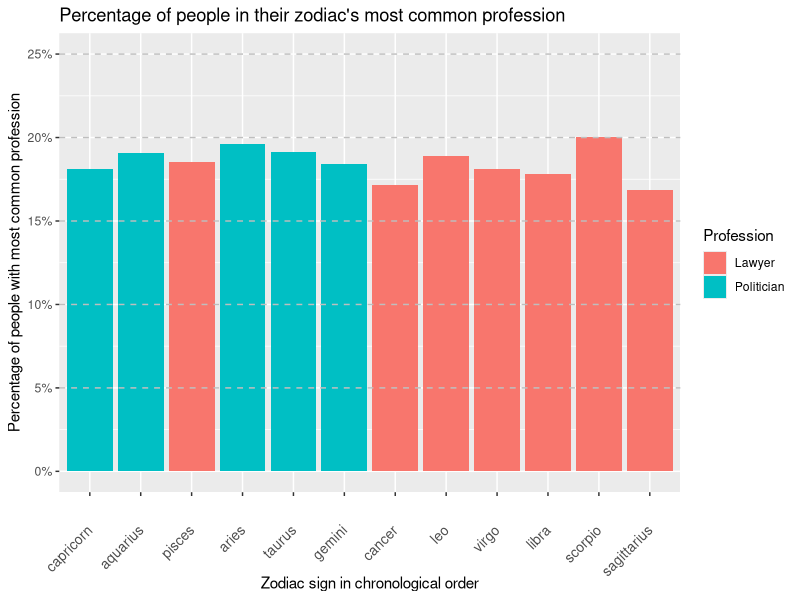

The R source for this figure:
# R code for zodiac signs

library(tidyverse)

# Load data
data <- read_csv("profession_by_all.csv")

# Order them, such that they are in chronological order
zodiac_order <- c(
  "capricorn", "aquarius", "pisces", "aries", "taurus", "gemini", 
  "cancer", "leo", "virgo", "libra", "scorpio", "sagittarius")

# Make table for most common professions for each zodiac sign and the counts and percentage
zodiac_professions <- data |>
  filter(Zodiac != 'Zodiac', Profession != 'Profession') |>
  group_by(Zodiac, Profession) |>
  summarise(count = n(), .groups = "drop") |>
  group_by(Zodiac) |>
  mutate(total_in_zodiac = sum(count)) |>
  slice_max(count, n = 1, with_ties = FALSE) |>
  mutate(percentage = (count / total_in_zodiac) * 100) |>
  select(Zodiac, Profession, count, percentage) |>
  arrange(match(Zodiac, zodiac_order))

# Plot barplot
barplot <- zodiac_professions |>
  ggplot(aes(
    x = factor(Zodiac, levels = zodiac_order),
    y = percentage/100,
    fill = Profession
  )) +
  geom_col() +
  labs(
    x = 'Zodiac sign in chronological order',
    y = 'Percentage of people with most common profession',
    title = 'Percentage of people in their zodiac\'s most common profession'
  ) +
  ylim(0, 25) +
  scale_y_continuous(labels=scales::label_percent()) +
  geom_hline(
    yintercept = seq(5/100, 25/100, by = 5/100),
    color = "grey", 
    linetype = "dashed"
  ) +
theme(
  axis.text.x = element_text(angle = 45, hjust = 1, vjust = 0.5, size = 10),
  axis.title.x = element_text(margin = margin(t = 15))
)

# Save the barplot as .png
ggsave(
  filename = "zodiac_barplot.png",
  plot = barplot,
  width = 10
)
